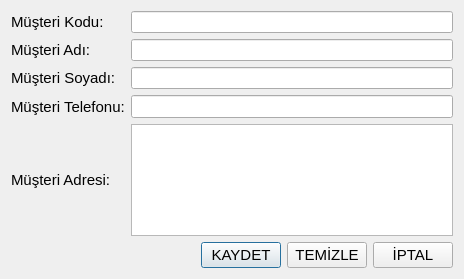
<?xml version="1.0" encoding="UTF-8"?>
<ui version="4.0">
 <class>Dialog</class>
 <widget class="QDialog" name="Dialog">
  <property name="geometry">
   <rect>
    <x>0</x>
    <y>0</y>
    <width>464</width>
    <height>279</height>
   </rect>
  </property>
  <property name="windowTitle">
   <string>Dialog</string>
  </property>
  <layout class="QVBoxLayout" name="verticalLayout">
   <item>
    <layout class="QGridLayout" name="gridLayout">
     <item row="2" column="0">
      <widget class="QLabel" name="label_3">
       <property name="font">
        <font>
         <pointsize>11</pointsize>
        </font>
       </property>
       <property name="text">
        <string>Müşteri Soyadı:</string>
       </property>
      </widget>
     </item>
     <item row="4" column="1">
      <widget class="QTextEdit" name="textEdit"/>
     </item>
     <item row="2" column="1">
      <widget class="QLineEdit" name="lineEdit_3"/>
     </item>
     <item row="0" column="1">
      <widget class="QLineEdit" name="lineEdit"/>
     </item>
     <item row="1" column="0">
      <widget class="QLabel" name="label_2">
       <property name="font">
        <font>
         <pointsize>11</pointsize>
        </font>
       </property>
       <property name="text">
        <string>Müşteri Adı:</string>
       </property>
      </widget>
     </item>
     <item row="1" column="1">
      <widget class="QLineEdit" name="lineEdit_2"/>
     </item>
     <item row="3" column="0">
      <widget class="QLabel" name="label_4">
       <property name="font">
        <font>
         <pointsize>11</pointsize>
        </font>
       </property>
       <property name="text">
        <string>Müşteri Telefonu:</string>
       </property>
      </widget>
     </item>
     <item row="0" column="0">
      <widget class="QLabel" name="label">
       <property name="font">
        <font>
         <pointsize>11</pointsize>
        </font>
       </property>
       <property name="text">
        <string>Müşteri Kodu:</string>
       </property>
      </widget>
     </item>
     <item row="4" column="0">
      <widget class="QLabel" name="label_5">
       <property name="font">
        <font>
         <pointsize>11</pointsize>
        </font>
       </property>
       <property name="text">
        <string>Müşteri Adresi:</string>
       </property>
      </widget>
     </item>
     <item row="3" column="1">
      <widget class="QLineEdit" name="lineEdit_4">
       <property name="font">
        <font>
         <pointsize>10</pointsize>
        </font>
       </property>
      </widget>
     </item>
    </layout>
   </item>
   <item>
    <layout class="QHBoxLayout" name="horizontalLayout">
     <item>
      <spacer name="horizontalSpacer">
       <property name="orientation">
        <enum>Qt::Horizontal</enum>
       </property>
       <property name="sizeHint" stdset="0">
        <size>
         <width>40</width>
         <height>20</height>
        </size>
       </property>
      </spacer>
     </item>
     <item>
      <widget class="QPushButton" name="pushButton">
       <property name="font">
        <font>
         <pointsize>11</pointsize>
        </font>
       </property>
       <property name="text">
        <string>KAYDET</string>
       </property>
       <property name="icon">
        <iconset>
         <normaloff>C:/Users/emrec/Desktop/iconpool/Save.png</normaloff>C:/Users/emrec/Desktop/iconpool/Save.png</iconset>
       </property>
       <property name="default">
        <bool>true</bool>
       </property>
      </widget>
     </item>
     <item>
      <widget class="QPushButton" name="pushButton_2">
       <property name="font">
        <font>
         <pointsize>11</pointsize>
        </font>
       </property>
       <property name="text">
        <string>TEMİZLE</string>
       </property>
       <property name="icon">
        <iconset>
         <normaloff>C:/Users/emrec/Desktop/iconpool/Clear.png</normaloff>C:/Users/emrec/Desktop/iconpool/Clear.png</iconset>
       </property>
      </widget>
     </item>
     <item>
      <widget class="QPushButton" name="pushButton_3">
       <property name="font">
        <font>
         <pointsize>11</pointsize>
        </font>
       </property>
       <property name="text">
        <string>İPTAL</string>
       </property>
       <property name="icon">
        <iconset>
         <normaloff>C:/Users/emrec/Desktop/iconpool/cross.png</normaloff>C:/Users/emrec/Desktop/iconpool/cross.png</iconset>
       </property>
      </widget>
     </item>
    </layout>
   </item>
  </layout>
  <action name="actionMusteri_Bilgilerini_Guncelle">
   <property name="text">
    <string>Musteri Bilgilerini Guncelle</string>
   </property>
  </action>
 </widget>
 <resources/>
 <connections/>
</ui>
